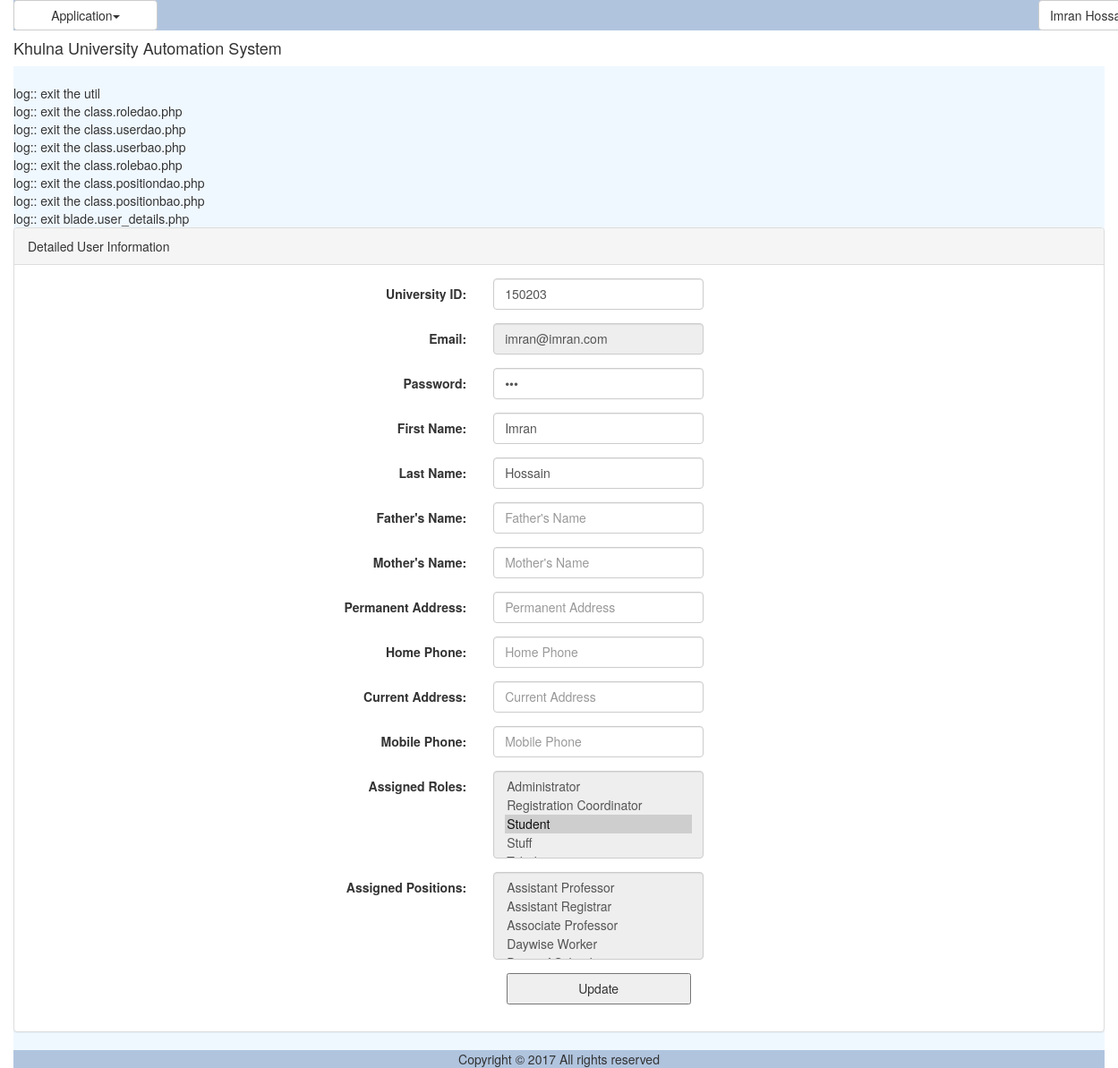
/user_details.php (signed in), run on the app's committed database.
### tables this page shows
CREATE TABLE `tbl_user` (
  `ID` varchar(40) NOT NULL,
  `UniversityID` varchar(20) NOT NULL,
  `Email` varchar(50) NOT NULL,
  `Password` varchar(20) NOT NULL,
  `FirstName` varchar(50) NOT NULL,
  `LastName` varchar(50) NOT NULL,
  `Status` varchar(20) DEFAULT NULL,
  `IsLogged` smallint(1) DEFAULT NULL,
  `IsArchived` smallint(1) DEFAULT NULL,
  `IsDeleted` smallint(1) DEFAULT NULL
);

CREATE TABLE `tbl_role` (
  `ID` varchar(40) NOT NULL,
  `Name` varchar(50) NOT NULL
);

### common/class.common.user.php (called while the page is built, shortened)
<?php
class User{
    private $_ID;
    public function setID ( $ID ) {
        $this->_ID = $ID;
    }
    public function getID () {
        return $this->_ID;
    }
}
class UserDetails{
    private $_FatherName;
    private $_MotherName;
    private $_PermanentAddress;
    private $_HomePhone;
    private $_CurrentAddress;
    private $_MobilePhone;
    public function setFatherName ( $FatherName ) {
        $this->_FatherName = $FatherName;
    }
    public function getFatherName () {
        return $this->_FatherName;
    }
    public function setMotherName ( $MotherName ) {
        $this->_MotherName = $MotherName;
    }
    public function getMotherName () {
        return $this->_MotherName;
    }
    public function setPermanentAddress ( $PermanentAddress ) {
        $this->_PermanentAddress = $PermanentAddress;
    }
    public function getPermanentAddress () {
        return $this->_PermanentAddress;
    }
    public function setHomePhone( $HomePhone ) {
        $this->_HomePhone = $HomePhone;
    }
    public function getHomePhone() {
        return $this->_HomePhone;
    }
   public function setCurrentAddress ( $CurrentAddress ) {
        $this->_CurrentAddress = $CurrentAddress;
    }
    public function getCurrentAddress () {
        return $this->_CurrentAddress;
    }
    public function setMobilePhone( $MobilePhone ) {
        $this->_MobilePhone = $MobilePhone;
    }
    public function getMobilePhone() {
        return $this->_MobilePhone;
    }
}
class Role{
    private $_ID;
    private $_Name;
    public function setID ( $ID ) {
        $this->_ID = $ID;
    }
    public function getID () {
        return $this->_ID;
    }
    public function setName( $Name ) {
        $this->_Name = $Name;
    }
    public function getName() {
        return $this->_Name;
    }
}
class Position{
    private $_ID;
    public function setID ( $ID ) {
        $this->_ID = $ID;
    }
    public function getID () {
        return $this->_ID;
    }
}
?>

### common/class.common.php (called while the page is built, shortened)
<?php
include_once 'class.common.user.php';
class Result{
    private $_IsSuccess=0;
    private $_ResultObject;
    public function setIsSuccess($IsSuccess){
        $this->_IsSuccess = $IsSuccess;
    }
    public function getIsSuccess(){
        return $this->_IsSuccess;
    }
    public function setResultObject($ResultObject){
        $this->_ResultObject = $ResultObject;
    }
    public function getResultObject(){
        return $this->_ResultObject;
    }
}
?>

### modules/user/ui/view.user_details.php (the view, shortened to what this page needs)
<?php
include_once COMMON.'class.common.php';
include_once 'blade/view.user_details.blade.php';
?>
<div class="panel panel-default">
    <div class="panel-heading">Detailed User Information</div>
    <div class="panel-body">
	<div id="form">
		<form method="post" class="form-horizontal">
			<div class="form-group">
              	<label class="control-label col-sm-4" for="txtUniversityID">University ID:</label>
              	<div class="col-sm-6">
              	<input type="text" name="txtUniversityID" class="form-control" placeholder="University Identity" value="<?php echo $userPositions->getUniversityID(); ?>" required/>
			  	</div>
			</div>
			<div class="form-group">
              	<label class="control-label col-sm-4" for="txtEmail">Email:</label>
              	<div class="col-sm-6">
			  	<input type="email" name="txtEmail" class="form-control" placeholder="Email Address" value="<?php echo $userPositions->getEmail(); ?>" readonly/>
			  	</div>
			</div>
			<div class="form-group">
              	<label class="control-label col-sm-4" for="txtPassword">Password:</label>
              	<div class="col-sm-6">
				<input type="password" name="txtPassword" class="form-control" placeholder="Password" value="<?php echo $userPositions->getPassword(); ?>" required/>
				</div>
			</div>
			<div class="form-group">
              	<label class="control-label col-sm-4" for="txtFirstName">First Name:</label>
              	<div class="col-sm-6">
				<input type="text" name="txtFirstName" class="form-control" placeholder="First Name" value="<?php echo $userPositions->getFirstName(); ?>" required/>
				</div>
			</div>
			<div class="form-group">
              	<label class="control-label col-sm-4" for="txtLastName">Last Name:</label>
              	<div class="col-sm-6">
				<input type="text" name="txtLastName" class="form-control" placeholder="Last Name" value="<?php echo $userPositions->getLastName(); ?>" required/>
				</div>
			</div>
			<div class="form-group">
              	<label class="control-label col-sm-4" for="txtFatherName">Father's Name:</label>
              	<div class="col-sm-6">
				<input type="text" name="txtFatherName" class="form-control" placeholder="Father's Name" value="<?php echo $userDetails->getFatherName(); ?>" required/>
				</div>
			</div>
			<div class="form-group">
              	<label class="control-label col-sm-4" for="txtMotherName">Mother's Name:</label>
              	<div class="col-sm-6">
				<input type="text" name="txtMotherName" class="form-control" placeholder="Mother's Name" value="<?php echo $userDetails->getMotherName(); ?>" required/>
				</div>
			</div>
			<div class="form-group">
              	<label class="control-label col-sm-4" for="txtPermanentAddress">Permanent Address:</label>
              	<div class="col-sm-6">
				<input type="text" name="txtPermanentAddress" class="form-control" placeholder="Permanent Address" value="<?php echo $userDetails->getPermanentAddress(); ?>" required/>
				</div>
			</div>
			<div class="form-group">
              	<label class="control-label col-sm-4" for="txtHomePhone">Home Phone:</label>
              	<div class="col-sm-6">
				<input type="text" name="txtHomePhone" class="form-control" placeholder="Home Phone" value="<?php echo $userDetails->getHomePhone(); ?>" required/>
				</div>
			</div>
			<div class="form-group">
              	<label class="control-label col-sm-4" for="txtCurrentAddress">Current Address:</label>
              	<div class="col-sm-6">
				<input type="text" name="txtCurrentAddress" class="form-control" placeholder="Current Address" value="<?php echo $userDetails->getCurrentAddress(); ?>" required/>
				</div>
			</div>
			<div class="form-group">
              	<label class="control-label col-sm-4" for="txtMobilePhone">Mobile Phone:</label>
              	<div class="col-sm-6">
				<input type="text" name="txtMobilePhone" class="form-control" placeholder="Mobile Phone" value="<?php echo $userDetails->getMobilePhone(); ?>" required/>
				</div>
			</div>
			<div class="form-group">
              	<label class="control-label col-sm-4" for="assignedRoles">Assigned Roles:</label>
              	<div class="col-sm-6">
						    <?php
						    $var = '<select name="assignedRoles[]" class="form-control" id="select-from-roles" multiple readonly>';
							$Result = $_RoleBAO->getAllRoles();
							if($Result->getIsSuccess()){
								$Roles = $Result->getResultObject();
						       for ($i=0; $i < sizeof($Roles); $i++) {
						       		$Role = $Roles[$i];
						    		$var = $var. '<option value="'.$Role->getID().'"';
						       		if(isRoleAvailable($Role,$userPositions->getRoles())) {
						          		$var = $var.' selected="selected"';
						          	}
						          	$var = $var.'>'.$Role->getName().'</option>';
								}
								$var = $var.'</select>';
							}
							echo $var;
							?>
				</div>
			</div>
			<div class="form-group">
              	<label class="control-label col-sm-4" for="assignedPositions">Assigned Positions:</label>
              	<div class="col-sm-6">
						    <?php
						    $var = '<select name="assignedPositions[]" class="form-control" id="select-from-positions" multiple readonly>';
							$Result = $_PositionBAO->getAllPositions();
							if($Result->getIsSuccess()){
								$Positions = $Result->getResultObject();
						       for ($i=0; $i < sizeof($Positions); $i++) {
						       		$Position = $Positions[$i];
						    		$var = $var. '<option value="'.$Position->getID().'"';
						          	$var = $var.'>'.$Position->getName().'</option>';
								}
								$var = $var.'</select>';
							}
							echo $var;
							?>
				</div>
			</div>
	        <div class="form-group">
              <div class="col-sm-offset-2 col-sm-10">
					<button type="submit" value="update" name="update">Update</button>
			   </div>
            </div>
		</form>
	</div>
	</div>
</div>

### resources/css/style.css (style rules this page uses)
#form { width:500px; margin:0px auto; text-align:center; }
#form form input { width:100%; height:35px; }
form button { width:50%; height:35px; }

### data on the page
tbl_user: txtUniversityID "150203", txtEmail "imran@imran.com", txtFirstName "Imran", txtLastName "Hossain"
tbl_role: Name "Administrator / Registration Coordinator / Student ☑ / Stuff"

### other printed values
$globalMenu[$i]->getTitle() "Application"
$CurrentUser->getFirstName() "Imran"
